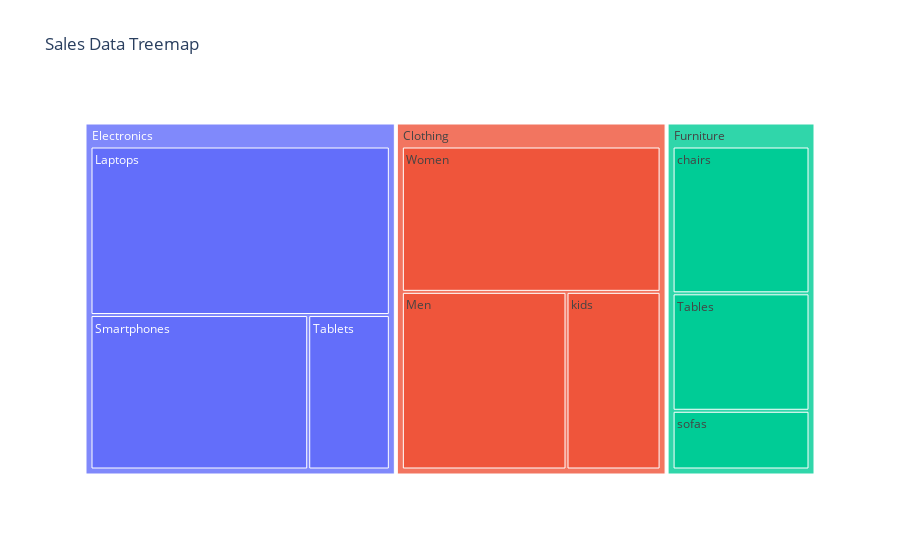

This figure's notebook cell:
### Code cell
fig=px.treemap(
    df,
    path=['Category','Subcategory'],
    values='Sales',
    title='Sales Data Treemap'
)
fig.show()

### Figure 1 — Plotly figure (JSON) as saved in the notebook; plotly's stock layout.template omitted (floating-point values rounded to 4 significant figures)
{"data": [{"branchvalues": "total", "domain": {"x": [0, 1], "y": [0, 1]}, "hovertemplate": "labels=%{label}<br>Sales=%{value}<br>parent=%{parent}<br>id=%{id}<extra></extra>", "ids": ["Electronics/Laptops", "Electronics/Smartphones", "Electronics/Tablets", "Furniture/chairs", "Furniture/Tables", "Furniture/sofas", "Clothing/Men", "Clothing/Women", "Clothing/kids", "Electronics", "Furniture", "Clothing"], "labels": ["Laptops", "Smartphones", "Tablets", "chairs", "Tables", "sofas", "Men", "Women", "kids", "Electronics", "Furniture", "Clothing"], "name": "", "parents": ["Electronics", "Electronics", "Electronics", "Furniture", "Furniture", "Furniture", "Clothing", "Clothing", "Clothing", "", "", ""], "type": "treemap", "values": [120000.0, 80000.0, 30000.0, 50000.0, 40000.0, 20000.0, 70000.0, 90000.0, 40000.0, 230000.0, 110000.0, 200000.0]}], "layout": {"legend": {"tracegroupgap": 0}, "title": {"text": "Sales Data Treemap"}}}
